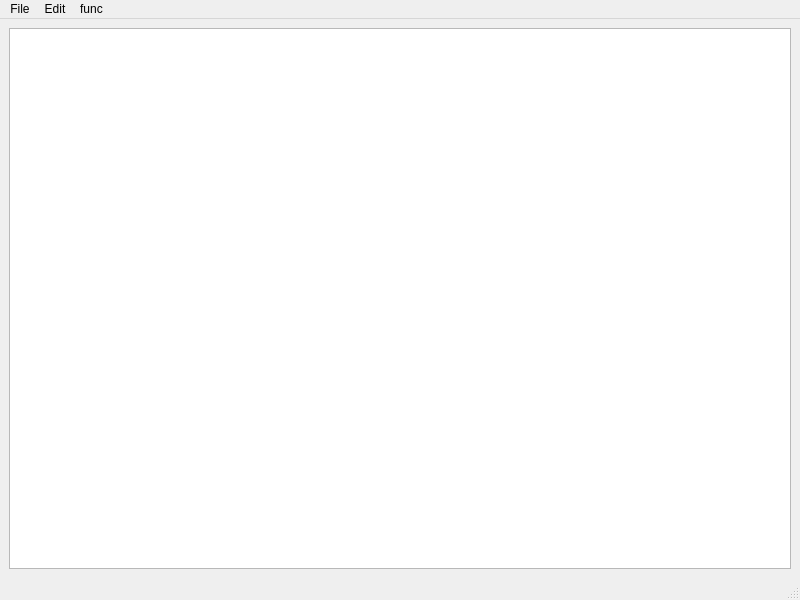
<?xml version="1.0" encoding="UTF-8"?>
<ui version="4.0">
 <class>MainWindow</class>
 <widget class="QMainWindow" name="MainWindow">
  <property name="geometry">
   <rect>
    <x>0</x>
    <y>0</y>
    <width>800</width>
    <height>600</height>
   </rect>
  </property>
  <property name="windowTitle">
   <string>MainWindow</string>
  </property>
  <widget class="QWidget" name="centralwidget">
   <layout class="QHBoxLayout" name="horizontalLayout">
    <item>
     <widget class="QTextEdit" name="textEdit"/>
    </item>
   </layout>
  </widget>
  <widget class="QMenuBar" name="menubar">
   <property name="geometry">
    <rect>
     <x>0</x>
     <y>0</y>
     <width>800</width>
     <height>22</height>
    </rect>
   </property>
   <widget class="QMenu" name="menuNew">
    <property name="title">
     <string>File</string>
    </property>
    <addaction name="actionNew"/>
    <addaction name="actionOpen"/>
    <addaction name="separator"/>
    <addaction name="actionSave"/>
    <addaction name="actionSave_as"/>
   </widget>
   <widget class="QMenu" name="menuEdit">
    <property name="title">
     <string>Edit</string>
    </property>
    <addaction name="actionCopy"/>
    <addaction name="actionpaste"/>
    <addaction name="actionCut"/>
   </widget>
   <widget class="QMenu" name="menuBold">
    <property name="title">
     <string>func</string>
    </property>
    <addaction name="actionBold"/>
   </widget>
   <addaction name="menuNew"/>
   <addaction name="menuEdit"/>
   <addaction name="menuBold"/>
  </widget>
  <widget class="QStatusBar" name="statusbar"/>
  <action name="actionOpen">
   <property name="icon">
    <iconset>
     <normaloff>open.png</normaloff>open.png</iconset>
   </property>
   <property name="text">
    <string>Open</string>
   </property>
  </action>
  <action name="actionSave">
   <property name="icon">
    <iconset>
     <normaloff>save.png</normaloff>save.png</iconset>
   </property>
   <property name="text">
    <string>Save</string>
   </property>
  </action>
  <action name="actionSave_as">
   <property name="icon">
    <iconset>
     <normaloff>save_as.png</normaloff>save_as.png</iconset>
   </property>
   <property name="text">
    <string>Save as</string>
   </property>
  </action>
  <action name="actionCopy">
   <property name="icon">
    <iconset>
     <normaloff>copy.png</normaloff>copy.png</iconset>
   </property>
   <property name="text">
    <string>Copy</string>
   </property>
  </action>
  <action name="actionpaste">
   <property name="icon">
    <iconset>
     <normaloff>paste.png</normaloff>paste.png</iconset>
   </property>
   <property name="text">
    <string>paste</string>
   </property>
  </action>
  <action name="actionCut">
   <property name="icon">
    <iconset>
     <normaloff>cut.png</normaloff>cut.png</iconset>
   </property>
   <property name="text">
    <string>Cut</string>
   </property>
  </action>
  <action name="actionNew">
   <property name="icon">
    <iconset>
     <normaloff>new.png</normaloff>new.png</iconset>
   </property>
   <property name="text">
    <string>New</string>
   </property>
  </action>
  <action name="actionBold">
   <property name="text">
    <string>Bold</string>
   </property>
  </action>
 </widget>
 <resources/>
 <connections/>
</ui>
